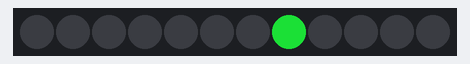
Simulated run of this sketch. Board: Arduino Uno, built with avr-gcc and run on an emulated ATmega328P. Shown: 12 RGB LEDs in strip order, left to right. Dim RGB values are drawn brighter than linear; random numbers use the default seed unless the sketch sets one.

Above: at 0.05 s.
At 5.0 s:
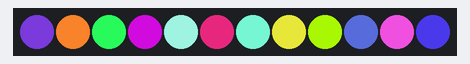
At 9.95 s:
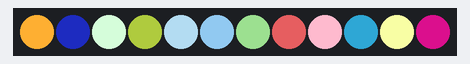
At 19.95 s:
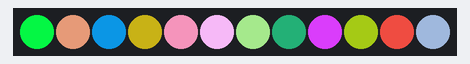
At 29.85 s:
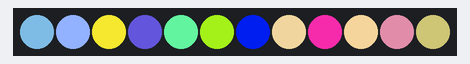
At 39.85 s:
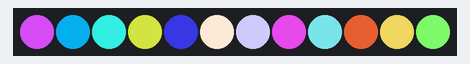

The sketch:

random.ino
```cpp
#include <Adafruit_NeoPixel.h>
#define LEDPIN 12 // connect the Data from the strip to this pin on the Arduino
#define NUMBER_PIEXELS 12 // the number of pixels in your LED strip
Adafruit_NeoPixel strip = Adafruit_NeoPixel(NUMBER_PIEXELS, LEDPIN, NEO_GRB + NEO_KHZ800);

int index, red, green, blue;

void setup() {
  strip.begin(); // initialize the strip
}

void loop() {
  index = random(12);
  red = random(255);
  green = random(255);
  blue = random(255);
  strip.setPixelColor(index, strip.Color(red, green, blue));
  strip.show();
  delay(100);
}
```
